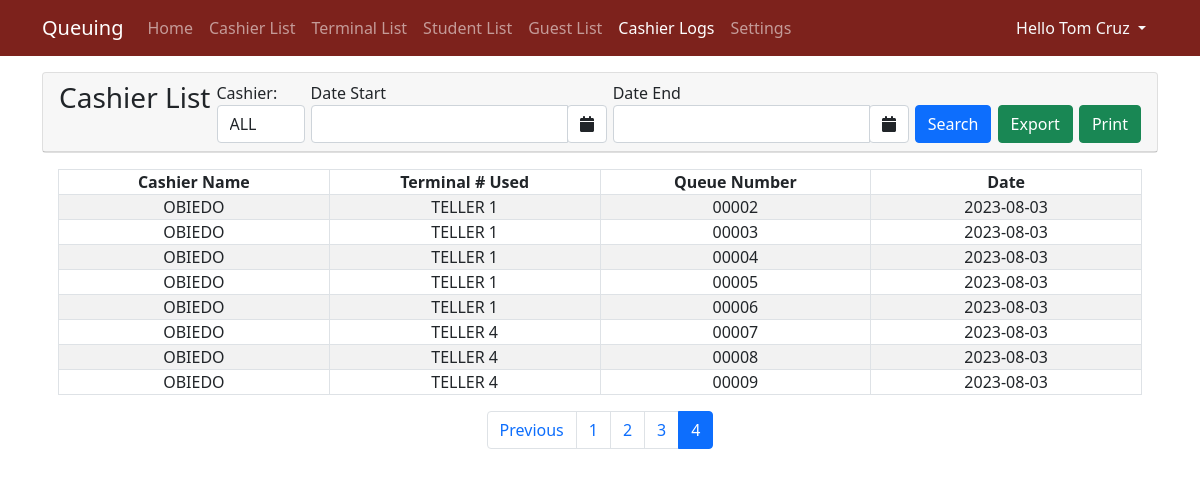
Page /administrator/?page=cashiers_logs&page_num=4 (signed in) on the earlier database version.
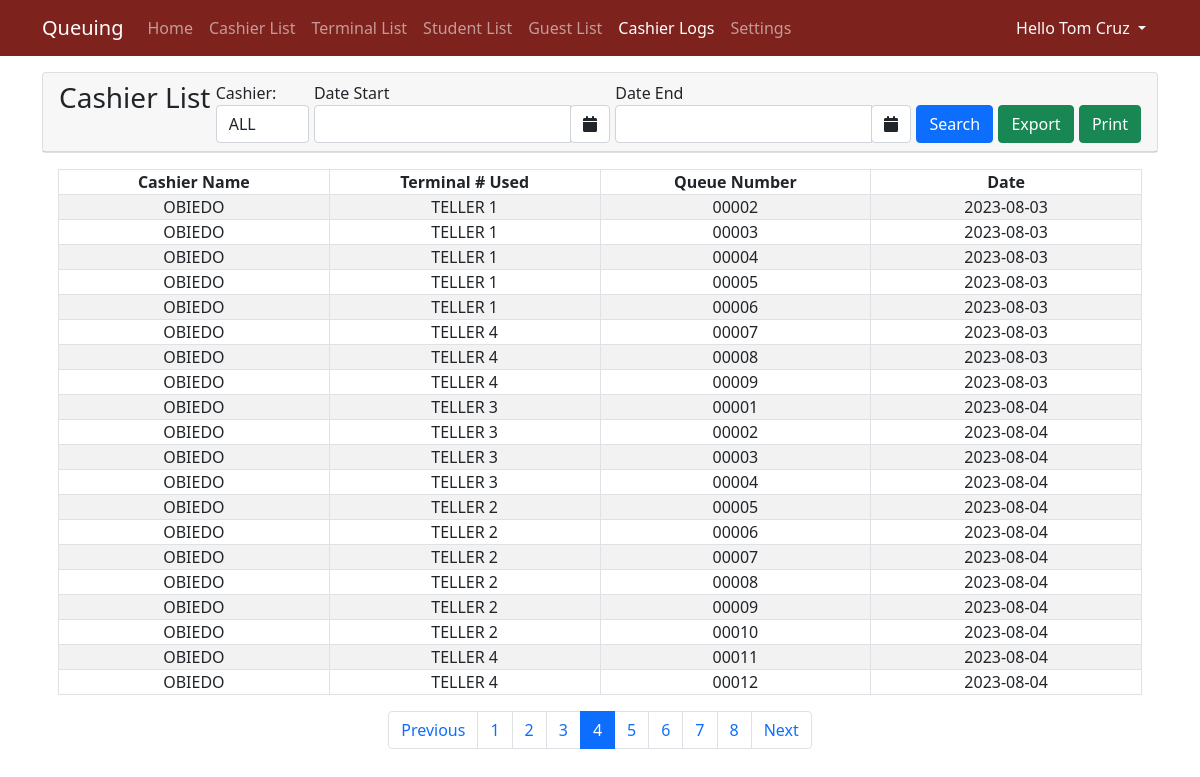
Same page on the later database version.
### tables this page shows
CREATE TABLE "queue_list" (
	"queue_id"	INTEGER NOT NULL,
	"queue"	TEXT NOT NULL,
	"customer_name"	Text NOT NULL,
	"status"	INTEGER NOT NULL DEFAULT 2,
	"date_created"	TIMESTAMP DEFAULT CURRENT_TIMESTAMP,
	"cashier_id"	INTEGER,
	"teller_id"	INTEGER,
	"student_id"	TEXT,
	"guest_id"	INTEGER,
	FOREIGN KEY("cashier_id") REFERENCES "cashier_list"("cashier_id"),
	FOREIGN KEY("teller_id") REFERENCES "teller_list"("teller_id"),
	FOREIGN KEY("guest_id") REFERENCES "guest_list"("guest_id"),
	FOREIGN KEY("student_id") REFERENCES "student_list"("student_id"),
	PRIMARY KEY("queue_id" AUTOINCREMENT)
);

CREATE TABLE "cashier_list" (
	"cashier_id"	INTEGER NOT NULL,
	"lastname"	TEXT NOT NULL,
	"firstname"	TEXT NOT NULL,
	"MI"	TEXT,
	"log_status"	INTEGER NOT NULL DEFAULT 2,
	"status"	INTEGER NOT NULL DEFAULT 1,
	"username"	TEXT NOT NULL UNIQUE,
	"password"	TEXT NOT NULL,
	"email_address"	TEXT NOT NULL,
	PRIMARY KEY("cashier_id" AUTOINCREMENT)
);

CREATE TABLE "teller_list" (
	"teller_id"	INTEGER NOT NULL,
	"teller_name"	TEXT,
	"status"	INTEGER NOT NULL DEFAULT 2,
	"log_status"	INTEGER NOT NULL DEFAULT 2,
	PRIMARY KEY("teller_id" AUTOINCREMENT)
);

### administrator/cashiers_logs.php (the view, shortened to what this page needs)
<div class="card">
   <div class="card-header d-flex justify-content-between">
            <h3 class="card-title">Cashier List</h3>
              <div>
				<label for="price" class="control-label col-m-3 col-sm-offset-1" >Cashier: </label>
					<div class="col-m-2" id="fetch">
						<select name="cashier_selected" class="form-control" id="cashier_selected">
							<option value="0" >ALL</option>
						</select>
					</div>
          </div>
            <div>
                <label for="date" class="control-label col-m-3 col-sm-offset-1">Date Start</label>
                <div class="col-m-2">
                    <div class="input-group date" id="datepicker1">
                        <input type="text" class="form-control">
                        <span class="input-group-append">
                            <span class="input-group-text bg-white d-block">
                                <i class="fa fa-calendar"></i>
                            </span>
                        </span>
                    </div>
                </div>
            </div>
            <div>
                <label for="date" class="control-label col-m-3 col-sm-offset-1">Date End</label>
                <div class="col-m-2">
                    <div class="input-group date" id="datepicker2">
                        <input type="text" class="form-control">
                        <span class="input-group-append">
                            <span class="input-group-text bg-white d-block">
                                <i class="fa fa-calendar"></i>
                            </span>
                        </span>
                    </div>
                </div>
            </div>
            <div>
            <div class="float-right">
            <button type="button" class="btn btn-primary" onclick="searchCashier()">Search</button>
            </div>
            </div>
            <div class="card-tools align-middle">
            <div class="col-md-12 head">
            <div>
        <div class="float-right">
        <a href="export_data_cashier_logs.php" class="btn btn-success"><i class="dwn"></i> Export</a>
        </div>
        </div>
    </div>
    </div>
    <div class="card-tools align-middle">
            <div class="col-md-12 head">
            <div>
        <div class="float-right">
        <a href="print.php" target="_blank" class="btn btn-success pull-right"><span class="glyphicon glyphicon-print"></span> Print</a>
        </div>
        </div>
    </div>
    </div>
     </div>
</div>
    <div class="card-body">
                <?php
            $sql = "SELECT COUNT(*) FROM `queue_list` ql JOIN `cashier_list` c ON ql.cashier_id = c.cashier_id JOIN `teller_list` t ON ql.teller_id = t.teller_id";
            $total_results = $conn->querySingle($sql);
            $limit = 20;
            $total_pages = ceil($total_results / $limit);
            $page = isset($_GET['page_num']) ? $_GET['page_num'] : 1;
            $start = ($page - 1) * $limit;
            $sql = "SELECT ql.*, c.*, t.* FROM `queue_list` ql JOIN `cashier_list` c ON ql.cashier_id = c.cashier_id JOIN `teller_list` t ON ql.teller_id = t.teller_id ORDER BY ql.date_created ASC LIMIT $start, $limit";
            $qry = $conn->query($sql);
            $prev_page = $page - 1;
            $next_page = $page + 1;
            ?>
        <table class="table table-hover table-striped table-bordered">
            <colgroup>
                <col width="25%">
                <col width="25%">
                <col width="25%">
                <col width="50%">
            </colgroup>
            <thead>
                <tr>
                    <th class="text-center p-0">Cashier Name</th>
                    <th class="text-center p-0">Terminal # Used</th>
                    <th class="text-center p-0">Queue Number</th>
                    <th class="text-center p-0">Date</th>
                </tr>
            </thead>
            <tbody>
            <?php
                    while($row = $qry->fetchArray()):
                ?>
                <tr>
                    <td class="text-center py-0 px-1"><?php echo $row['lastname'] ?></td>
                    <td class="text-center py-0 px-1"><?php echo $row['teller_name'] ?></td>
                    <td class="text-center py-0 px-1"><?php echo $row['queue'] ?></td>
                    <td class="text-center py-0 px-1"><?php echo date('Y-m-d', strtotime($row['date_created'])); ?></td>
                </tr>
                <?php
                 endwhile;
                  ?>
            </tbody>
        </table>
                <nav>
            <ul class="pagination justify-content-center">
                <?php if($page > 1): ?>
                <li class="page-item"><a class="page-link" href="?page=cashiers_logs&page_num=<?php echo $prev_page ?>">Previous</a></li>
                <?php endif; ?>
                <?php for($i = 1; $i <= $total_pages; $i++): ?>
                <li class="page-item <?php if($page == $i) echo 'active'; ?>"><a class="page-link" href="?page=cashiers_logs&page_num=<?php echo $i ?>"><?php echo $i ?></a></li>
                <?php endfor; ?>
                <?php if($page < $total_pages): ?>
                <li class="page-item"><a class="page-link" href="?page=cashiers_logs&page_num=<?php echo $next_page ?>">Next</a></li>
                <?php endif; ?>
            </ul>
        </nav>
    </div>
</div>

### administrator/index.php (shortened to what this page needs)
<?php
$page = isset($_GET['page']) ? $_GET['page'] : 'home';
?>
<!DOCTYPE html>
<html lang="en">
<head>
    <link rel="stylesheet" href="https://cdnjs.cloudflare.com/ajax/libs/font-awesome/5.15.3/css/all.min.css"/>
    <link rel="stylesheet" href="./../Font-Awesome-master/css/all.min.css">
    <link rel="stylesheet" href="./../css/bootstrap.css">
    <link rel="stylesheet" href="./../select2/css/select2.min.css">
    <link rel="stylesheet" href="https://cdnjs.cloudflare.com/ajax/libs/bootstrap-datepicker/1.9.0/css/bootstrap-datepicker.min.css">
    <link rel="stylesheet" href="https://cdnjs.cloudflare.com/ajax/libs/font-awesome/4.7.0/css/font-awesome.min.css">
    <link rel="stylesheet" href="./../DataTables/datatables.min.css">
</head>
<body>
    <main>
    <nav class="navbar navbar-expand-lg navbar-dark bg-primary " id="topNavBar">
        <div class="container">
            <a class="navbar-brand" href="./">
            Queuing
            </a>
            <div class="collapse navbar-collapse" id="navbarNav">
                <ul class="navbar-nav">
                    <li class="nav-item">
                        <a class="nav-link <?php echo ($page == 'home')? 'active' : '' ?>" aria-current="page" href="./">Home</a>
                    </li>
                    <li class="nav-item">
                        <a class="nav-link <?php echo ($page == 'cashiers')? 'active' : '' ?>"aria-current="page" href="./?page=cashiers">Cashier List</a>
                    </li>
                    <li class="nav-item">
                        <a class="nav-link <?php echo ($page == 'tellers')? 'active' : '' ?>"aria-current="page" href="./?page=tellers">Terminal List</a>
                    </li>
                    <li class="nav-item">
                        <a class="nav-link <?php echo ($page == 'students')? 'active' : '' ?>"aria-current="page"href="./?page=students">Student List</a>
                    </li>
                    <li class="nav-item">
                        <a class="nav-link <?php echo ($page == 'guests')? 'active' : '' ?>"aria-current="page" href="./?page=guests">Guest List</a>
                    </li>
                    <li class="nav-item">
                        <a class="nav-link <?php echo ($page == 'cashiers_logs')? 'active' : '' ?>"aria-current="page" href="./?page=cashiers_logs">Cashier Logs</a>
                    </li>
                    <li class="nav-item">
                        <a class="nav-link <?php echo ($page == 'settings')? 'active' : '' ?>"aria-current="page" href="./?page=settings">Settings</a>
                    </li>
                </ul>
            </div>
            <div>
            <div class="dropdown">
                <button class="btn btn-secondary dropdown-toggle bg-transparent  text-light border-0" type="button" id="dropdownMenuButton1" data-bs-toggle="dropdown" aria-expanded="false">
                    Hello <?php echo $_SESSION['firstname'] . ' ' . $_SESSION['lastname']; ?>
                </button>
            </div>
            </div>
        </div>
    </nav>
    <div class="container py-3" id="page-container">
        <?php
            include $page.'.php';
        ?>
    </main>
</body>
</html>

### administrator/index.php (style rules this page uses)
:root { --bs-success-rgb:71, 222, 152 !important; }
html,body { height:100%; width:100%; }
main { height:100%; display:flex; flex-flow:column; }
#page-container { flex: 1 1 auto; overflow:auto; }
#topNavBar { flex: 0 1 auto; }

Differences in the rows shown:
added queue_list: cashier.lastname "OBIEDO", teller.teller_name "TELLER 3", queue "00001", date_created "2023-08-04"
added queue_list: cashier.lastname "OBIEDO", teller.teller_name "TELLER 3", queue "00002", date_created "2023-08-04"
added queue_list: cashier.lastname "OBIEDO", teller.teller_name "TELLER 3", queue "00003", date_created "2023-08-04"
added queue_list: cashier.lastname "OBIEDO", teller.teller_name "TELLER 3", queue "00004", date_created "2023-08-04"
added queue_list: cashier.lastname "OBIEDO", teller.teller_name "TELLER 2", queue "00005", date_created "2023-08-04"
added queue_list: cashier.lastname "OBIEDO", teller.teller_name "TELLER 2", queue "00006", date_created "2023-08-04"
added queue_list: cashier.lastname "OBIEDO", teller.teller_name "TELLER 2", queue "00007", date_created "2023-08-04"
added queue_list: cashier.lastname "OBIEDO", teller.teller_name "TELLER 2", queue "00008", date_created "2023-08-04"
added queue_list: cashier.lastname "OBIEDO", teller.teller_name "TELLER 2", queue "00009", date_created "2023-08-04"
added queue_list: cashier.lastname "OBIEDO", teller.teller_name "TELLER 2", queue "00010", date_created "2023-08-04"
added queue_list: cashier.lastname "OBIEDO", teller.teller_name "TELLER 4", queue "00011", date_created "2023-08-04"
added queue_list: cashier.lastname "OBIEDO", teller.teller_name "TELLER 4", queue "00012", date_created "2023-08-04"
Other differences:
new list line: "5"
new list line: "6"
new list line: "7"
new list line: "8"
text now shown: "Next"
